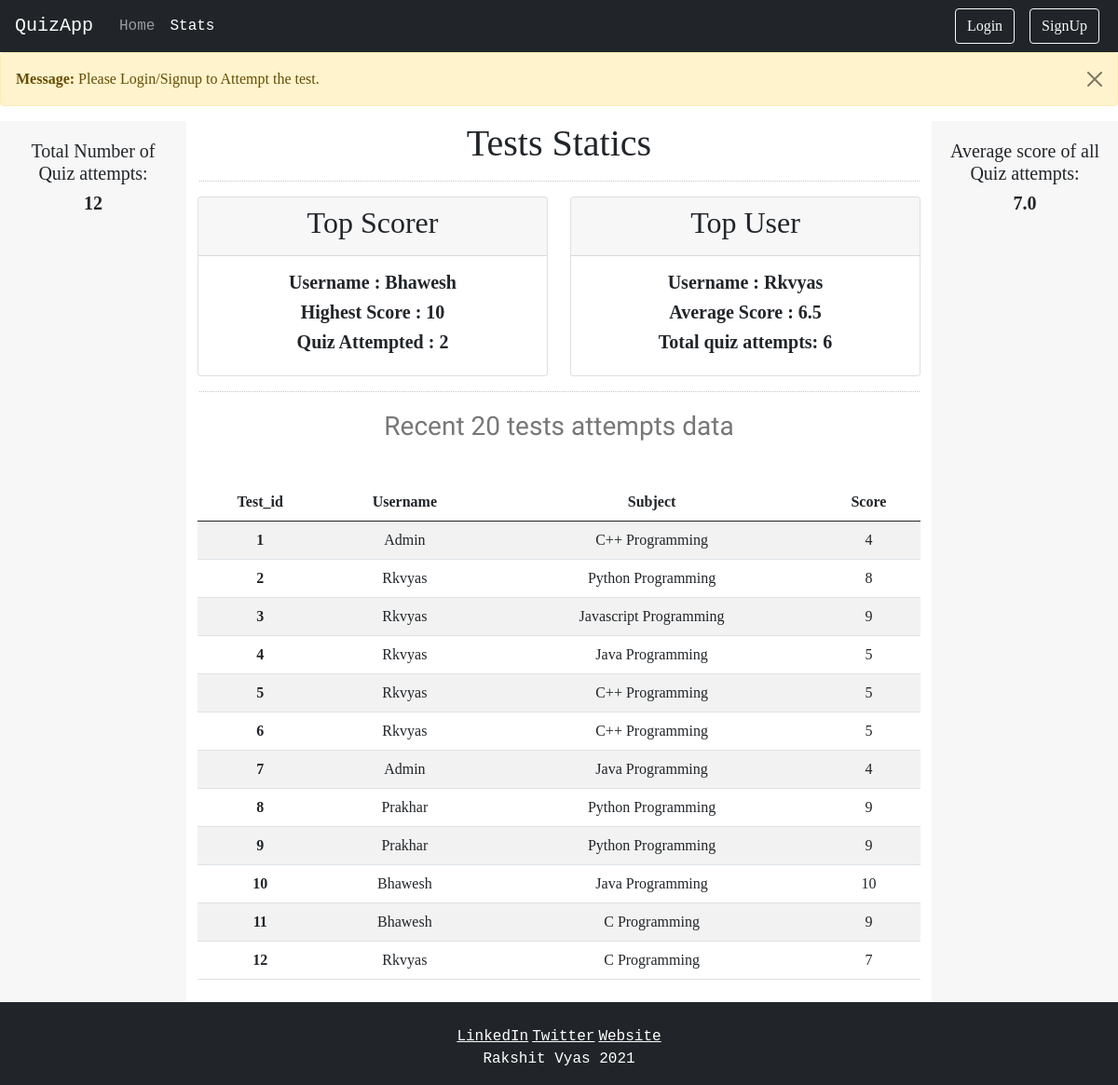
Page /tests_stats on the committed database.
### quizapp/models.py (models this page shows, shortened)
class Test_stat(models.Model):
    test_id = models.AutoField(primary_key=True)
    username = models.CharField(max_length=20)
    score = models.IntegerField()
    subject = models.CharField(max_length=20)

### quizapp/views.py (the view)
# urls.py: path('tests_stats', views.tests_stats, name='tests_stats'),
def tests_stats(request):
    tests_data = Test_stat.objects.all()
    total_test = len(tests_data)
    total_marks = 0
    for test in tests_data:
        total_marks += test.score
    avg_marks = float(total_marks/total_test)
    avg_marks = round(avg_marks,2)
    users = []
    top_scorer = [0,]
    for user in tests_data:
        users.append(user.username)
    users = list(set(users))
    top_user = ""
    test_count = 0
    for test in tests_data:
        if test.score > top_scorer[0]:
            top_scorer[0] = test.score
            username = test.username
        top_user = username
    for test in tests_data:
        if test.username == username:
            test_count += 1
    top_scorer.append(top_user)
    top_scorer.append(test_count)
    top_user = [0,]
    total_attempts = 0
    total_score = 0
    t_user = ""
    for user in users:
        attempts = 0
        score = 0
        for test in tests_data:
            if user == test.username:
                attempts += 1
                score += test.score
        if attempts> total_attempts:
            total_attempts = attempts
            total_score = score
            t_user = user
    top_user[0] = total_attempts
    top_user.append(round(float(total_score/total_attempts),2))
    top_user.append(t_user)
    context={
        'total_test' : total_test,
        'avg_marks' : avg_marks,
        'tests_data' : tests_data,
        'top_scorer' :top_scorer,
        'top_user' : top_user
    }
    return render(request, 'tests_stats.html', context)

### templates/tests_stats.html
{% extends 'basic.html' %}
{% block al2 %} active {% endblock %}
{% block body %}
    <div class="text-center">
        <h1>Tests Statics</h1>
        <hr>
        <div class="row">
            <div class="col-sm-6">
                <div class="card text-center">
                    <div class="card-header">
                      <h2>Top Scorer</h2>
                    </div>
                    <div class="card-body">
                        <h3>Username : {{top_scorer.1}}</h3>
                        <h3>Highest Score : {{top_scorer.0}}</h3>
                        <h3>Quiz Attempted : {{top_scorer.2}}</h3>
                    </div>
                </div>
            </div>
            <div class="col-sm-6">
                <div class="card text-center">
                    <div class="card-header">
                      <h2>Top User</h2>
                    </div>
                    <div class="card-body">
                        <h3>Username : {{top_user.2}}</h3>
                        <h3>Average Score : {{top_user.1}}</h3>
                        <h3>Total quiz attempts: {{top_user.0}}</h3>
                    </div>
                </div>
            </div>
        </div>
        <hr>
        <p class="subheading">Recent 20 tests attempts data</p> <br>
        <table class="table table-striped table-hover mb-4">
            <thead>
              <tr>
                <th scope="col">Test_id</th>
                <th scope="col">Username</th>
                <th scope="col">Subject</th>
                <th scope="col">Score</th>
              </tr>
            </thead>
            <tbody>
              {% for data in tests_data %}
              {% if forloop.counter == 20 %}
              {{break}}
              {% else %}
              <tr>
                <th scope="row">{{data.test_id}}</th>
                <td>{{data.username}}</td>
                <td>{{data.subject}}</td>
                <td>{{data.score}}</td>
              </tr>
              {% endif %}
              {% endfor %}
            </tbody>
          </table>
    </div>
{% endblock %}

### templates/basic.html (shortened to what this page needs)
<!doctype html>
<html lang="en">
<head>
    <link href="https://cdn.jsdelivr.net/npm/bootstrap@5.0.1/dist/css/bootstrap.min.css" rel="stylesheet"
>
    <link rel="stylesheet" href="./../static/css/styles.css">
</head>
<body>
    {% load static %}
    <nav class="navbar navbar-expand-lg navbar-dark bg-dark">
        <div class="container-fluid">
          <a class="navbar-brand px-1" href="/">QuizApp</a>
          <div class="collapse navbar-collapse" id="navbarSupportedContent">
            <ul class="navbar-nav me-auto mb-2 mb-lg-0">
              <li class="nav-item">
                <a class="nav-link {% block al1 %} {% endblock %}" aria-current="page" href="/">Home</a>
              </li>
              <li class="nav-item">
                <a class="nav-link {% block al2 %} {% endblock %}" aria-current="page" href="/tests_stats">Stats</a>
              </li>
            </ul>
            {% if user.is_authenticated %}
            <ul class="navbar-nav ml-auto">
                <li class="nav-item active dropdown">
                  <a class="nav-link dropdown-toggle" href="#" id="navbarDropdown" role="button" data-bs-toggle="dropdown" aria-haspopup="true" aria-expanded="false">
                    <b>Welcome {{request.user|capfirst}}</b>
                  </a>
                  <div class="dropdown-menu" aria-labelledby="navbarDropdown">
                    <a class="dropdown-item" href="/logout">Logout</a>
                  </div>
                </li>
              </ul>
              {% else %}
                <button type="button" id="LoginOpen" class="btn btn-outline-light mx-2 my-sm-0" data-bs-toggle="modal" data-bs-target="#LoginModal">
                    Login
                </button>
                <button type="button" class="btn btn-outline-light mx-2 my-sm-0" data-bs-toggle="modal" data-bs-target="#SignupModal">
                    SignUp
                </button>
            {% endif %}
          </div>
        </div>
      </nav>
      {% if user.is_authenticated %}
      {% else %}
      <div class="alert alert-warning alert-dismissible fade show" role="alert">
          <strong>Message: </strong> Please Login/Signup to Attempt the test.
          <button type="button" class="btn-close" data-bs-dismiss="alert" aria-label="Close"></button>
        </div>
      {% endif %}
      <div class="container-fluid">
        <div class="row content">
          <div class="col-sm-2 sidenav text-center">
            <h5>Total Number of Quiz attempts:</h5>
            <h5><strong>{{total_test}}</strong></h5>
          </div>
          <div class="col-sm-8 text-left">
          {% block body%} {% endblock %}
          </div>
          <div class="col-sm-2 sidenav text-center">
            <h5>Average score of all Quiz attempts:</h5>
            <h5><strong>{{avg_marks}}</strong></h5>
          </div>
          <div class="bottom-container bg-dark text-center pt-4">
            <a target="_blank" class="footer-link" href="https://www.linkedin.com/in/rakshit-vyas-253a47174/">LinkedIn</a>
            <a target="_blank" class="footer-link" href="https://twitter.com/rkvyas98">Twitter</a>
            <a target="_blank" class="footer-link" href="https://rkvyas98.github.io/rakshitvyas/">Website</a>
            <p class="copyright">Rakshit Vyas 2021</p>
          </div>
        </div>
      </div>
</body>
</html>

### static/css/styles.css (style rules this page uses)
body { font-family: "Montserrat"; }
h1,h2 { font-family: 'Cormorant Garamond', serif; }
h3 { font-size: 20px; font-family: 'Times New Roman', Times, serif; font-weight: bold; }
.subheading { color: #777777; font-family: 'Sacramento', cursive; font-size: 28px; }
hr { border-top: dotted #fff 1px; border-bottom: 0; }
.bottom-container p,a { font-family: monospace; color: #fff; }
.navbar { margin-bottom: 0; border-radius: 0; }
.row.content { height: 450px }
.sidenav { padding-top: 20px; background-color: rgba(0,0,0,.03); height: auto; }

### rows in the picture
Test_stat: username "Bhawesh", test_id "10", subject "Java Programming", score "10"
Test_stat: username "Rkvyas", test_id "2", subject "Python Programming", score "8"
Test_stat: test_id "1", username "Admin", subject "C++ Programming", score "4"
Test_stat: test_id "3", username "Rkvyas", subject "Javascript Programming", score "9"
Test_stat: test_id "4", username "Rkvyas", subject "Java Programming", score "5"
Test_stat: test_id "5", username "Rkvyas", subject "C++ Programming", score "5"
Test_stat: test_id "6", username "Rkvyas", subject "C++ Programming", score "5"
Test_stat: test_id "7", username "Admin", subject "Java Programming", score "4"
Test_stat: test_id "8", username "Prakhar", subject "Python Programming", score "9"
Test_stat: test_id "9", username "Prakhar", subject "Python Programming", score "9"
Test_stat: test_id "11", username "Bhawesh", subject "C Programming", score "9"
Test_stat: test_id "12", username "Rkvyas", subject "C Programming", score "7"

### other values in the picture
{{ total_test }} "12"
{{ top_scorer.0 }} "10"
{{ top_scorer.2 }} "2"
{{ top_user.1 }} "6.5"
{{ top_user.0 }} "6"
{{ avg_marks }} "7.0"
